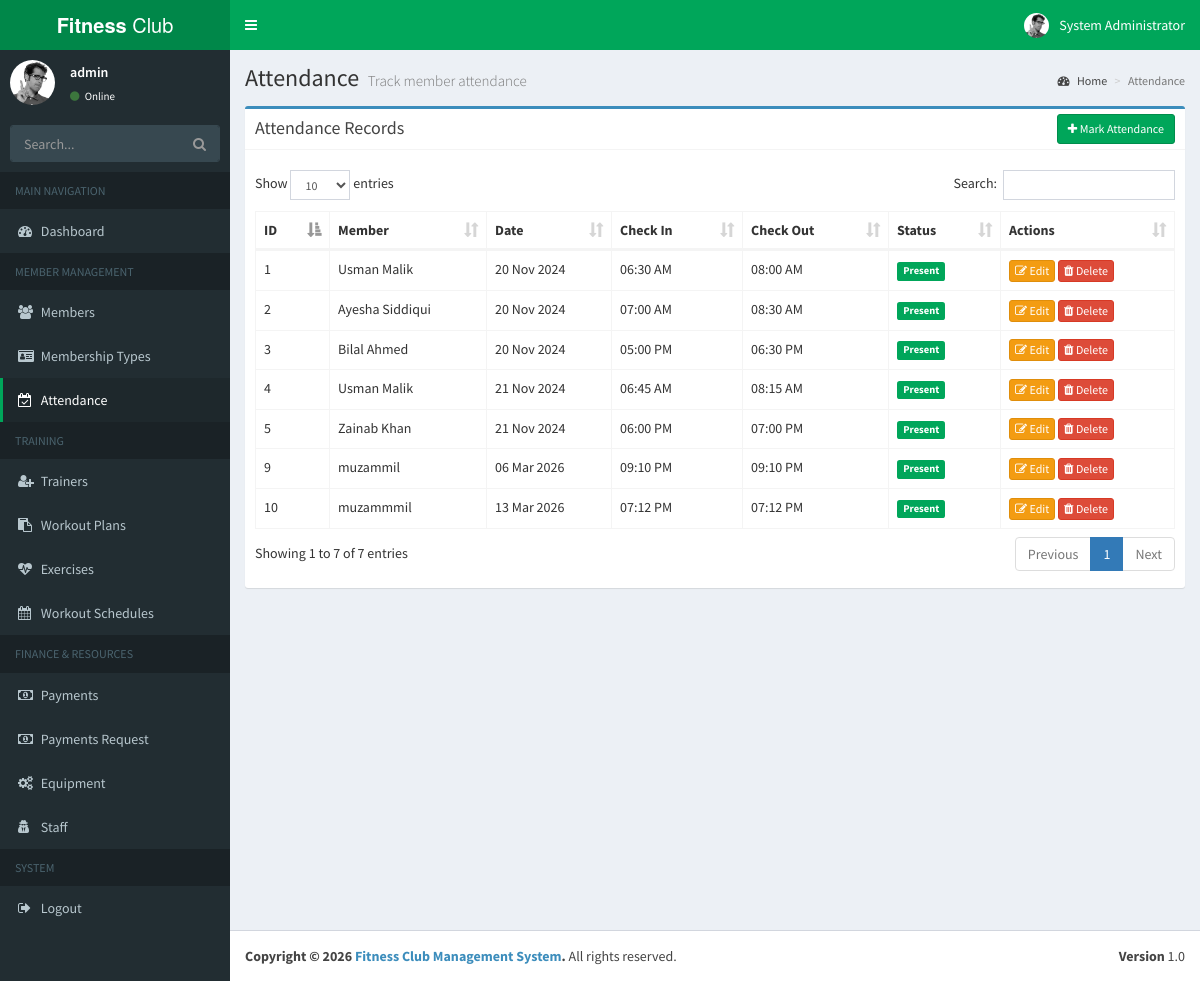
The page /attendance_manage.php (signed in) on the database its author committed.
### tables this page shows
CREATE TABLE `attendance` (
  `AttendanceID` int(11) NOT NULL,
  `MemberID` int(11) DEFAULT NULL,
  `Date` date DEFAULT NULL,
  `CheckInTime` time DEFAULT NULL,
  `CheckOutTime` time DEFAULT NULL,
  `Status` varchar(10) DEFAULT NULL
);

CREATE TABLE `member` (
  `MemberID` int(11) NOT NULL,
  `Name` varchar(100) DEFAULT NULL,
  `Age` int(11) DEFAULT NULL,
  `Gender` varchar(10) DEFAULT NULL,
  `ContactNumber` varchar(20) DEFAULT NULL,
  `Email` varchar(100) DEFAULT NULL,
  `Address` varchar(255) DEFAULT NULL,
  `JoinDate` date DEFAULT NULL,
  `Password` varchar(255) DEFAULT NULL,
  `ProfilePhoto` varchar(255) DEFAULT NULL,
  `MembershipTypeID` int(11) DEFAULT NULL
);

### attendance_manage.php (the view, shortened to what this page needs)
<?php
include 'header.php';
include 'sidebar.php';
$attendance = $conn->query("SELECT a.*, m.Name as MemberName FROM Attendance a
    LEFT JOIN Member m ON a.MemberID = m.MemberID
    ORDER BY a.Date DESC, a.CheckInTime DESC");
?>
<div class="content-wrapper">
    <section class="content-header">
        <h1>Attendance <small>Track member attendance</small></h1>
        <ol class="breadcrumb">
            <li><a href="index.php"><i class="fa fa-dashboard"></i> Home</a></li>
            <li class="active">Attendance</li>
        </ol>
    </section>
    <section class="content">
        <div class="row">
            <div class="col-xs-12">
                <div class="box box-primary">
                    <div class="box-header with-border">
                        <h3 class="box-title">Attendance Records</h3>
                        <div class="box-tools">
                            <button onclick="openAddModal()" class="btn btn-success btn-sm">
                                <i class="fa fa-plus"></i> Mark Attendance
                            </button>
                        </div>
                    </div>
                    <div class="box-body">
                        <div class="table-responsive">
                            <table id="dataTable" class="table table-hover table-bordered">
                                <thead>
                                    <tr>
                                        <th>ID</th>
                                        <th>Member</th>
                                        <th>Date</th>
                                        <th>Check In</th>
                                        <th>Check Out</th>
                                        <th>Status</th>
                                        <th>Actions</th>
                                    </tr>
                                </thead>
                                <tbody>
                                    <?php while ($row = $attendance->fetch_assoc()): ?>
                                    <tr>
                                        <td><?= $row['AttendanceID'] ?></td>
                                        <td><?= htmlspecialchars($row['MemberName']) ?></td>
                                        <td><?= date('d M Y', strtotime($row['Date'])) ?></td>
                                        <td><?= $row['CheckInTime'] ? date('h:i A', strtotime($row['CheckInTime'])) : '-' ?></td>
                                        <td><?= $row['CheckOutTime'] ? date('h:i A', strtotime($row['CheckOutTime'])) : '-' ?></td>
                                        <td>
                                            <?php if ($row['Status'] == 'Present'): ?>
                                                <span class="label label-success">Present</span>
                                            <?php else: ?>
                                                <span class="label label-danger">Absent</span>
                                            <?php endif; ?>
                                        </td>
                                        <td class="text-nowrap">
                                            <button onclick="openEditModal(<?= $row['AttendanceID'] ?>)" class="btn btn-warning btn-xs">
                                                <i class="fa fa-edit"></i> Edit
                                            </button>
                                            <a href="attendance_manage.php?delete=<?= $row['AttendanceID'] ?>" onclick="return confirm('Are you sure?')" class="btn btn-danger btn-xs">
                                                <i class="fa fa-trash"></i> Delete
                                            </a>
                                        </td>
                                    </tr>
                                    <?php endwhile; ?>
                                </tbody>
                            </table>
                        </div>
                    </div>
                </div>
            </div>
        </div>
    </section>
</div>
<?php include 'footer.php'; ?>

### rows shown on the page
attendance: AttendanceID "10", MemberID.Name "muzammmil", Date "13 Mar 2026", CheckInTime "07:12 PM", CheckOutTime "07:12 PM", Status "Present"
attendance: AttendanceID "9", MemberID.Name "muzammil", Date "06 Mar 2026", CheckInTime "09:10 PM", CheckOutTime "09:10 PM", Status "Present"
attendance: AttendanceID "5", MemberID.Name "Zainab Khan", Date "21 Nov 2024", CheckInTime "06:00 PM", CheckOutTime "07:00 PM", Status "Present"
attendance: AttendanceID "4", MemberID.Name "Usman Malik", Date "21 Nov 2024", CheckInTime "06:45 AM", CheckOutTime "08:15 AM", Status "Present"
attendance: AttendanceID "3", MemberID.Name "Bilal Ahmed", Date "20 Nov 2024", CheckInTime "05:00 PM", CheckOutTime "06:30 PM", Status "Present"
attendance: AttendanceID "2", MemberID.Name "Ayesha Siddiqui", Date "20 Nov 2024", CheckInTime "07:00 AM", CheckOutTime "08:30 AM", Status "Present"
attendance: AttendanceID "1", MemberID.Name "Usman Malik", Date "20 Nov 2024", CheckInTime "06:30 AM", CheckOutTime "08:00 AM", Status "Present"

### other values the page prints
$_SESSION['full_name'] "System Administrator"
$_SESSION['username'] "admin"
